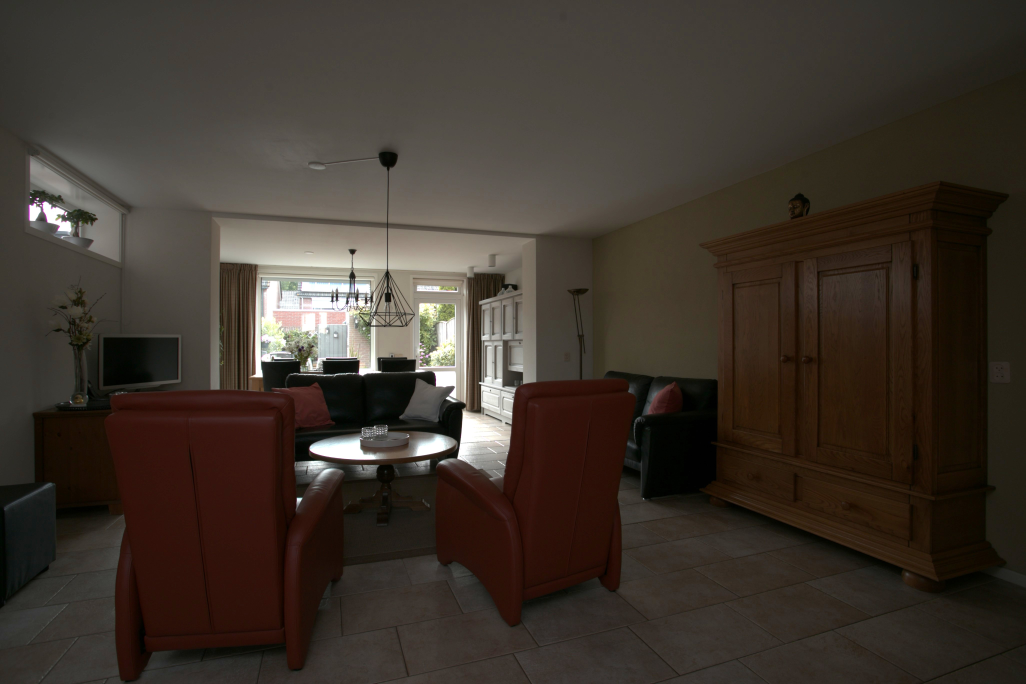
#> input picture data/under.jpg, 4104 x 2736 px (shown at 1/4 size)
$ python ImageQualityMetric.py   (older library calls are emulated)
#> lines starting #> are read from the running program, lines starting #| are printed output that depends on the picture; after the words box and inside, x2 and y2 are one past the last pixel; in counts of white or black regions, pixels touching at a corner belong together
### GradientMetric.py
import cv2
import numpy as np
import math
from utils import plot_image
class GradientMetric:

        def __init__(self):
            self.lamda = 1e3
            self.gamma = 0.06
            self.N_g = math.log(self.lamda*(1-self.gamma)+1)
            self.N_c = 100
            self.grid_per_axis = int(math.sqrt(self.N_c))
            self.K_g = 2

        def get_gradient_image(self,grayscale_image):
            """
            get the gradient image from the grayscale image
            :param grayscale_image: a numpy array with format grayscale
            :return: a numpy array denotes the gradient image of a grayscale image
            """

            dX = cv2.Sobel(grayscale_image, cv2.CV_32F, 1, 0, (3, 3))
            dY = cv2.Sobel(grayscale_image, cv2.CV_32F, 0, 1, (3, 3))
            mag, direction = cv2.cartToPolar(dX, dY, angleInDegrees=True)
            mag_disp = mag / 1448  # for double values to have a result between 0-1
            plot_image(mag_disp,'Gradient Image')
            mag_disp_byte = mag / 5.6  # for uchar values between 0-255
            mag_disp_byte = mag_disp_byte /255
            return mag_disp_byte

        def get_mapped_gradient(self,gradient_image):
            """
            get the mapped gradient image form the gradient image
            :param gradient_image: a numpy array denotes the mapped gradient image
            :return: a numpy array denotes the gradient image
            """
            greater = gradient_image  >= self.gamma
            lower = gradient_image < self.gamma

            mapped_gradient_image = gradient_image.copy()
            mapped_gradient_image[greater] = (1/self.N_g) * np.log(self.lamda*(mapped_gradient_image[greater] - self.gamma) + 1)
            mapped_gradient_image[lower] = 0

            plot_image(mapped_gradient_image,'Mapped Gradient Image')

            return mapped_gradient_image

        def get_gridded_gradient_image(self,mapped_gradient_image):
            """
            get the gridded gradient image from the mapped gradient image
            :param mapped_gradient_image: a numpy array denotes the mapped gradient image
            :return: a numpy array denotes the gridded gradient image
            """
            h,w = mapped_gradient_image.shape
            gridded_gradient_image = mapped_gradient_image.copy()
            pixel_per_grid_h = int(h//self.grid_per_axis)
            pixel_per_grid_w = int(w//self.grid_per_axis)
            start_h = 0
            start_w = 0
            for i in range(self.grid_per_axis):
                end_h = (i + 1) * pixel_per_grid_h
                for j in range(self.grid_per_axis):
                    end_w = (j+1)*pixel_per_grid_w
                    gridded_gradient_image [start_h:end_h,start_w:end_w] = np.sum(gridded_gradient_image[start_h:end_h,start_w:end_w])
                    start_w = end_w
                start_w = 0
                start_h = end_h

            plot_image(gridded_gradient_image,'Gridded Gradient Image')
            return gridded_gradient_image

        def estimate_gradient_score(self,image):
            """
            estimate gradient-based metric of the input image
            :param image: the numpy array with format BGR
            :return: the score of the gradient-based metric
            """

            grayscale = cv2.cvtColor(image,cv2.COLOR_BGR2GRAY)
            gradient_image = self.get_gradient_image(grayscale)
            mapped_gradient_image = self.get_mapped_gradient(gradient_image)
            gridd_gradient_image  = self.get_gridded_gradient_image(mapped_gradient_image)

            gradient_score = self.K_g * np.mean(gridd_gradient_image) / np.std(gridd_gradient_image)

            return gradient_score

### EntropyMetric.py
import cv2
import numpy as np
from utils import plot_image
import numpy as np
import skimage
from sklearn.metrics.cluster import entropy

class EntropyMetric:

    def __init__(self):
        self.K_e = 0.125

    # [4 lines left out: function estimate_entropy_score, not called in this run]

    def estimate_entropy_score_2(self,image):
        """
        estimate the entropy of the image
        :param image: a numpy array with format BGR
        :return: a float denotes the entropy of a image
        """
        grayscale = cv2.cvtColor(image, cv2.COLOR_BGR2GRAY)
        entropy = self.K_e * skimage.measure.shannon_entropy(grayscale)
        return entropy

### NoiseMetric.py
import cv2
import numpy as np
from utils import plot_image
from scipy.signal import convolve2d
import math
class NoiseMetric:

    def __init__(self):
        self.kernel_M = np.array([[1,-2,1],[-2,4,-2],[1,-2,1]])
        self.p = 0.1
        self.t_l = 15
        self.t_h = 235

    def get_gradient_image(self,grayscale_image):
        """
        Get the gradient magnitude image from gray scale image
        :param grayscale_image: the numpy array with format grayscale
        :return: the gradient image of the input image
        """
        dX = cv2.Sobel(grayscale_image, cv2.CV_32F, 1, 0, (3, 3))
        dY = cv2.Sobel(grayscale_image, cv2.CV_32F, 0, 1, (3, 3))
        mag, direction = cv2.cartToPolar(dX, dY, angleInDegrees=True)
        mag_disp = mag / 1448  # for double values to have a result between 0-1
        plot_image(mag_disp, 'Gradient Image')
        mag_disp_byte = mag / 5.6  # for uchar values between 0-255
        mag_disp_byte = mag_disp_byte / 255
        return mag_disp_byte

    def get_inital_image_noise(self,channel):
        """
        get the inital image by convolve the channel with the kernel M
        :param channel: one of channels of the RGB color image
        :return: the inital image
        """
        inital_image_noise = convolve2d(channel,self.kernel_M,mode='same',boundary='fill',fillvalue=0)
        plot_image(inital_image_noise,'Inital Image Noise')
        return inital_image_noise


    def get_homogeneous_region_mask(self,channel):
        """
        get the homogeneous region mask from the channel
        :param channel: one of channels of the RGB color image
        :return: the homogeneous mask
        """
        gradient_image = self.get_gradient_image(channel)
        gradient_vector = gradient_image.ravel()
        gradient_vector = np.sort(gradient_vector)
        ordinal_rank = math.ceil((0.1/100)*len(gradient_vector))
        delta = gradient_vector[ordinal_rank]
        homogeneous_region_mask = gradient_image.copy()
        lower = gradient_image <= delta
        greater = gradient_image > delta
        homogeneous_region_mask[lower] = 1
        homogeneous_region_mask[greater] = 0
        plot_image(homogeneous_region_mask,'Homogeneous Region Mask')
        return homogeneous_region_mask

    def get_unsaturated_region_mask(self,channel):
        """
        get the unsaturated region mask from the channel
        :param channel: one of channels of the RGB color image
        :return: the homogeneous mask
        """
        between = np.logical_and(channel >=self.t_l,channel <=self.t_h)
        out = np.logical_or(channel<self.t_l,channel>self.t_h)
        unsaturated_region_mask = channel.copy()
        unsaturated_region_mask[between] = 1
        unsaturated_region_mask[out] = 0
        plot_image(unsaturated_region_mask,'Unsaturated Region Mask')
        return unsaturated_region_mask

    def estimate_noise_channel(self,channel):
        """
        estimate noise variance in a channel
        :param channel: one of channels of the RGB color image
        :return: a float denotes the noise variance of the channel
        """
        h,w = channel.shape
        homogeneous_region_mask = self.get_homogeneous_region_mask(channel)
        unsaturated_region_mask = self.get_unsaturated_region_mask(channel)
        inital_noise_image = self.get_inital_image_noise(channel)
        N_s = (h-2)*(w-2)
        noise_score = math.sqrt(math.pi / 2) *(1/ N_s) * np.sum(homogeneous_region_mask * unsaturated_region_mask * np.abs(inital_noise_image))
        return noise_score

    def estimate_noise_score(self,image):
        """
        estimate noise variance in a image
        :param image: the numpy array with BGR format
        :return: a float denotes the noise variance of the image
        """
        b_score = self.estimate_noise_channel(image[...,0])
        g_score = self.estimate_noise_channel(image[...,1])
        r_score = self.estimate_noise_channel(image[...,2])
        average_noise_score = (b_score + g_score + r_score)/3
        return average_noise_score

### utils.py
import matplotlib.pyplot as plt

def plot_image(image,title):
    plt.imshow(image,cmap='binary')
    plt.title(title)
    plt.show()

### ImageQualityMetric.py
from GradientMetric import GradientMetric
from EntropyMetric import EntropyMetric
from NoiseMetric import NoiseMetric
import cv2
class ImageQuatityMetric:

        def __init__(self):
            self.alpha = 0.4
            self.beta = 0.4
            self.gradient_metric = GradientMetric()
            self.entropy_metric = EntropyMetric()
            self.noise_metric = NoiseMetric()

        def estimate_image_quality(self,image):
            """
            estimate image quality of the input image
            :param image: the numpy array with format BGR
            :return: a float denotes the image quality of the input image
            """
            gradient_score = self.gradient_metric.estimate_gradient_score(image)
            entropy_score = self.entropy_metric.estimate_entropy_score_2(image)
            noise_score = self.noise_metric.estimate_noise_score(image)

            image_quality_score = self.alpha * gradient_score + (1-self.alpha) * entropy_score - self.beta * noise_score

            return image_quality_score


if __name__ == '__main__':

    under_path = 'data/under.jpg'
    fusion_path = 'data/fusion.png'
    over_path = 'data/over.jpg'

    under_image = cv2.imread(under_path)
#> under_image is the input picture: shape (2736, 4104, 3); mean B, G, R 44.8, 53, 61.8
    fusion_image = cv2.imread(fusion_path)
    over_image = cv2.imread(over_path)
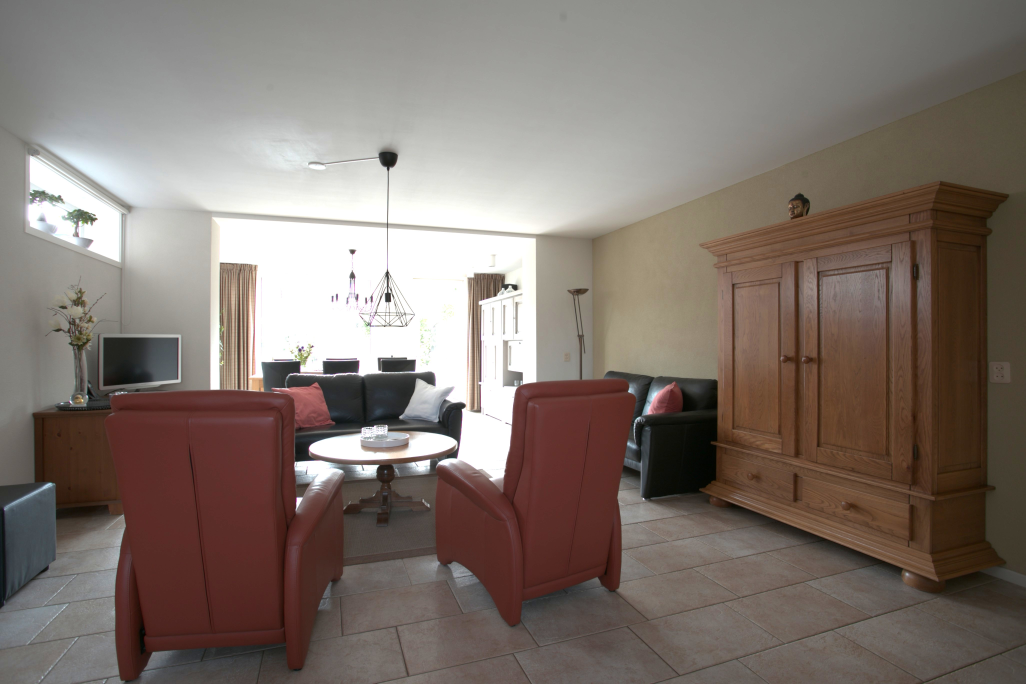
#> input picture data/over.jpg, 4104 x 2736 px (shown at 1/4 size)
#> over_image is the input picture: shape (2736, 4104, 3); mean B, G, R 109.6, 116.7, 128.1

    image_quality_metric = ImageQuatityMetric()

    under_score = image_quality_metric.estimate_image_quality(under_image)
#> in get_mapped_gradient, `greater = gradient_image  >= self.gamma`:
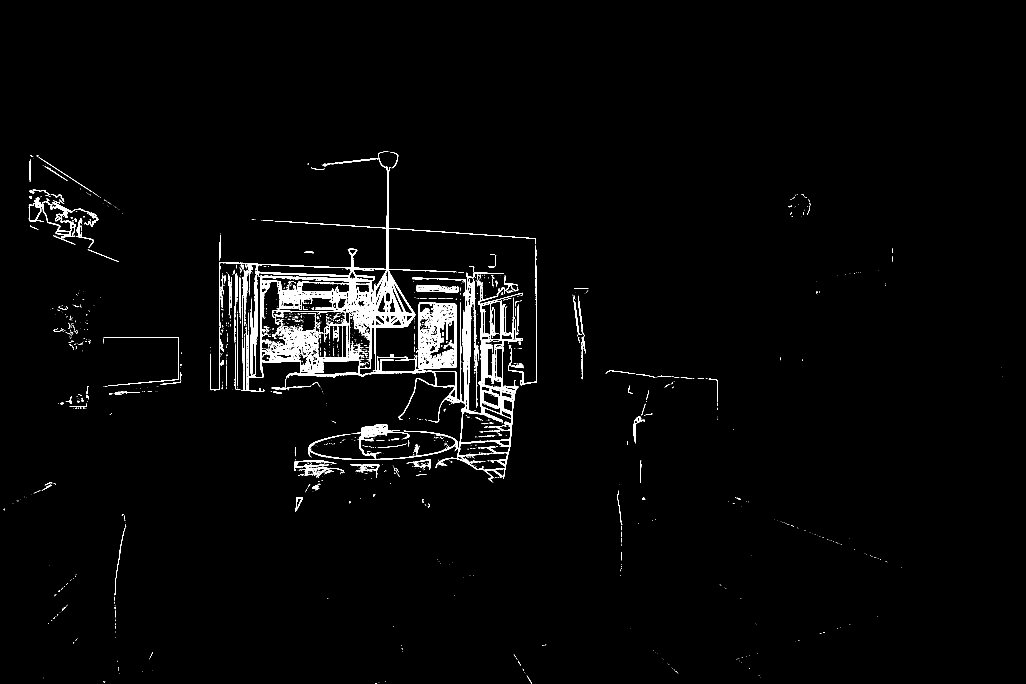
#> greater: shape (2736, 4104) bool (shown at 1/4 size); 1.8% white; 2350 white regions (1963 under 20 px), largest, box (x1, y1, x2, y2) and area: (876, 631, 2144, 1928) 114254, (1664, 1211, 1826, 1474) 16688, (1410, 1697, 1639, 1833) 4433
#> after the loop in get_gridded_gradient_image, `for i in range(self.grid_per_axis):`:
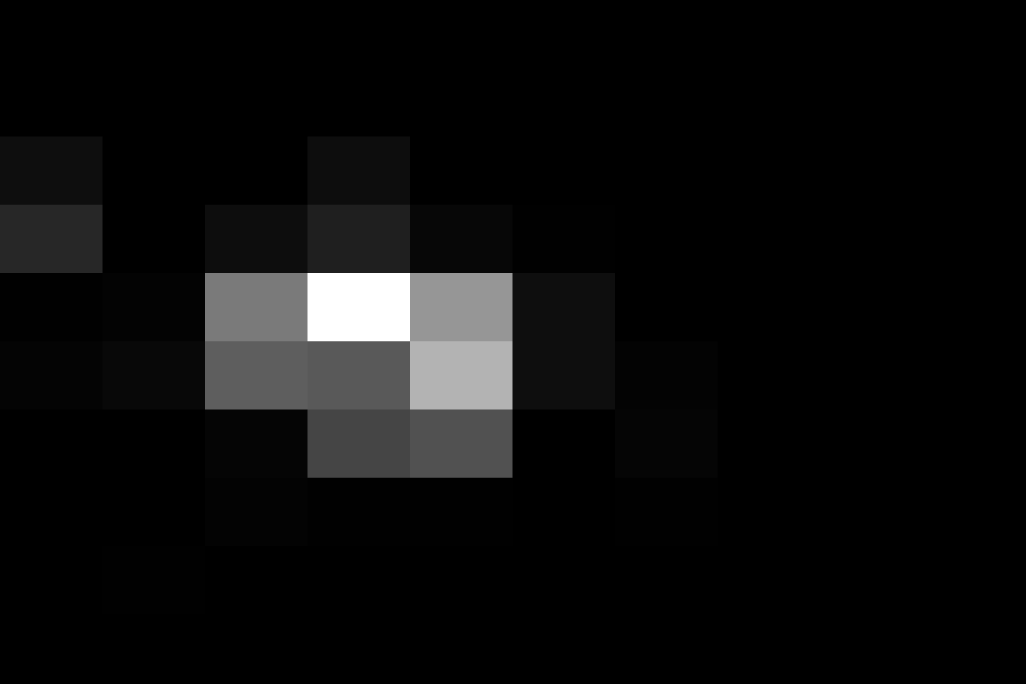
#> gridded_gradient_image: shape (2736, 4104) float32 (shown at 1/4 size); min 0, max 21613.5, mean 1050.2; drawn with min black and max white
#> in estimate_gradient_score, `gradient_score = self.K_g * np.mean(gridd_gradient_image) / np.std(gri..`: gradient_score = 0.637
#> in estimate_entropy_score_2, `entropy = self.K_e * skimage.measure.shannon_entropy(grayscale)`: entropy = 0.852
#> in get_gradient_image, `mag, direction = cv2.cartToPolar(dX, dY, angleInDegrees=True)`:
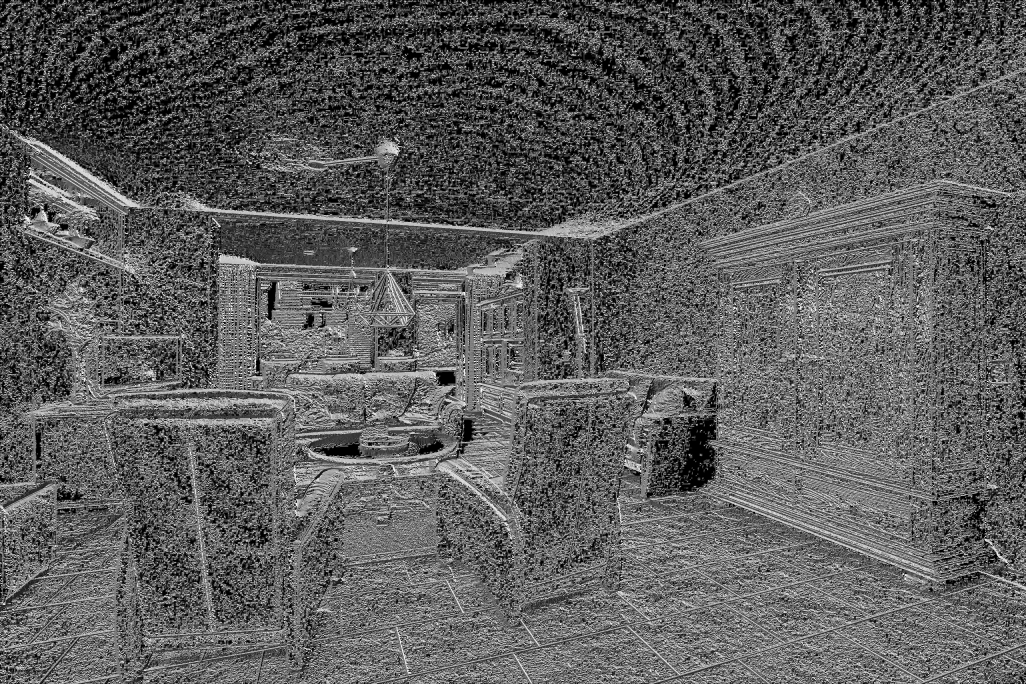
#> direction: shape (2736, 4104) float32 (shown at 1/4 size); min 0, max 359.9, mean 131.9; drawn with min black and max white
#> in get_homogeneous_region_mask, `ordinal_rank = math.ceil((0.1/100)*len(gradient_vector))`: ordinal_rank = 11229
#> in get_homogeneous_region_mask, `delta = gradient_vector[ordinal_rank]`: delta = 0
#> in get_homogeneous_region_mask, `lower = gradient_image <= delta`: lower: shape (2736, 4104) bool; 21.2% white; 143963 white regions (127753 under 20 px), largest, box (x1, y1, x2, y2) and area: (2725, 1666, 2863, 1967) 22652, (1001, 97, 1551, 278) 17011, (2363, 177, 2679, 447) 14298
#> in get_unsaturated_region_mask, `between = np.logical_and(channel >=self.t_l,channel <=self.t_h)`: between: shape (2736, 4104) bool; 73.5% white; 2935 black regions (2469 under 20 px), largest, box (x1, y1, x2, y2) and area: (2529, 723, 4104, 2481) 1267383, (0, 1339, 1702, 2729) 908984, (1664, 1484, 2620, 2507) 495831
#> in estimate_noise_channel, `noise_score = math.sqrt(math.pi / 2) *(1/ N_s) * np.sum(homogeneous_re..`: noise_score = 0.00719
#> in get_homogeneous_region_mask (call 2), `lower = gradient_image <= delta`: lower: shape (2736, 4104) bool; 20.7% white; 149088 white regions (133731 under 20 px), largest, box (x1, y1, x2, y2) and area: (2721, 1673, 2864, 1973) 25774, (1001, 86, 1551, 279) 16697, (2363, 176, 2679, 459) 14857
#> in get_unsaturated_region_mask (call 2), `between = np.logical_and(channel >=self.t_l,channel <=self.t_h)`:
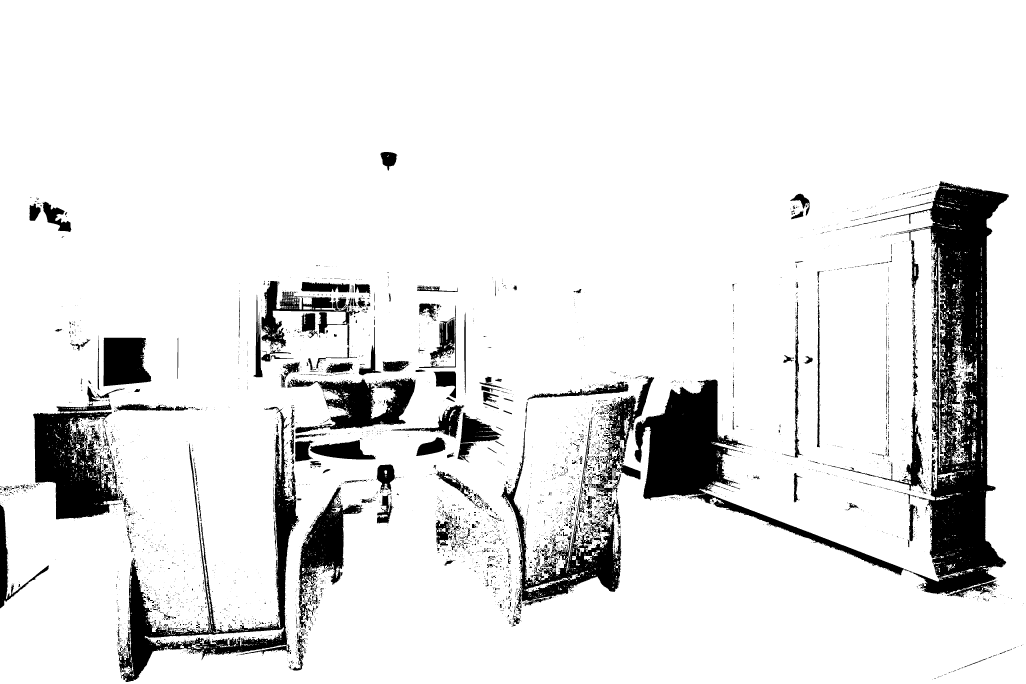
#> between: shape (2736, 4104) bool (shown at 1/4 size); 89.6% white; 5753 black regions (4938 under 20 px), largest, box (x1, y1, x2, y2) and area: (3449, 725, 4035, 2390) 315721, (2538, 1518, 3616, 2301) 142717, (470, 1627, 1200, 2728) 102746
#> in get_unsaturated_region_mask (call 2), `out = np.logical_or(channel<self.t_l,channel>self.t_h)`:
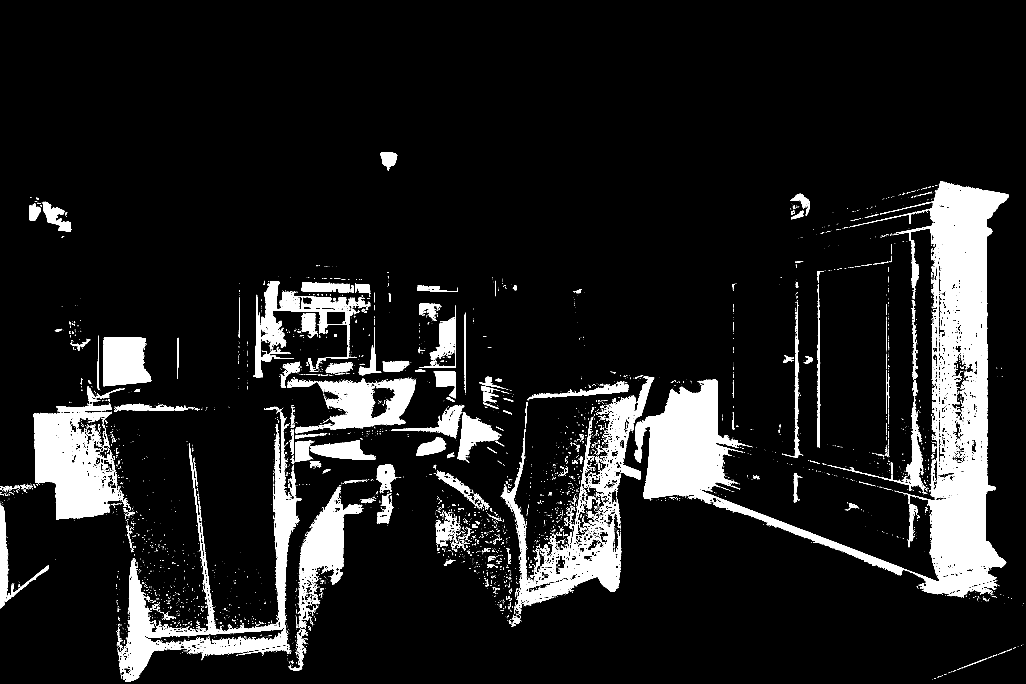
#> out: shape (2736, 4104) bool (shown at 1/4 size); 10.4% white; 5753 white regions (4938 under 20 px), largest, box (x1, y1, x2, y2) and area: (3449, 725, 4035, 2390) 315721, (2538, 1518, 3616, 2301) 142717, (470, 1627, 1200, 2728) 102746
#> in estimate_noise_score, `g_score = self.estimate_noise_channel(image[...,1])`: g_score = 0.0103
#> in estimate_noise_score, `r_score = self.estimate_noise_channel(image[...,2])`: r_score = 0.00997
#> in estimate_noise_score, `average_noise_score = (b_score + g_score + r_score)/3`: average_noise_score = 0.00914
#> in estimate_image_quality, `image_quality_score = self.alpha * gradient_score + (1-self.alpha) * e..`: image_quality_score = 0.763
#> under_score = 0.763
#> (the run stopped early here; a loop or call above may not have finished)
